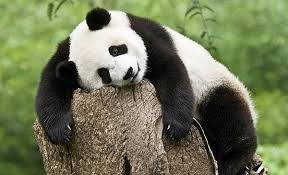
#> input picture Goruntu-isleme/panda.jpeg, 288 x 175 px
$ python 'görüntü_işleme_panda.py'   (older library calls are emulated)
#> lines starting #> are read from the running program, lines starting #| are printed output that depends on the picture; after the words box and inside, x2 and y2 are one past the last pixel; in counts of white or black regions, pixels touching at a corner belong together
"""görüntü_işleme_panda.ipynb

"""

# Gerekli kütüphaneleri içe aktarıyoruz
import numpy as np                          # Sayısal dizi işlemleri için temel kütüphane
import matplotlib.pyplot as plt             # Grafik ve görüntü çizimi için
import matplotlib.gridspec as gridspec      # Karmaşık subplot düzeni için

import cv2                                  # OpenCV — görüntü işlemenin standart kütüphanesi
from PIL import Image, ImageFilter          # Pillow — Python'ın görüntü kütüphanesi
from PIL import ImageEnhance               # Parlaklık/kontrast ayarları için

from scipy import datasets as scd           # Scipy'den gerçek test görüntüleri
from scipy.ndimage import (                 # Scipy ile görüntü filtresi işlemleri
    gaussian_filter,
    sobel,
    median_filter
)

from sklearn.datasets import load_digits    # Sklearn'den el yazısı rakam veri seti
from sklearn.model_selection import train_test_split   # Eğitim/test bölme
from sklearn.preprocessing import StandardScaler        # Özellik normalizasyonu
from sklearn.neighbors import KNeighborsClassifier      # KNN sınıflandırıcı
from sklearn.metrics import classification_report, confusion_matrix  # Değerlendirme

import warnings
warnings.filterwarnings('ignore')           # Gereksiz uyarı mesajlarını gizle

# Matplotlib ayarları — retina ekranlar için yüksek DPI
plt.rcParams['figure.dpi'] = 100
plt.rcParams['font.family'] = 'DejaVu Sans'

print("✅ Tüm kütüphaneler başarıyla yüklendi!")
print(f"   NumPy:      {np.__version__}")
print(f"   OpenCV:     {cv2.__version__}")

# 1. Adım: panda.jpeg resmini yükle ve gri tonlamaya (L modu) çevir
resim_yolu = "panda.jpeg"
img_raw = Image.open(resim_yolu).convert("L")

# 2. Adım: Resmi filtreleme işlemleri için numpy float64 matrisine dönüştür
img_gray = np.array(img_raw).astype(np.float64)

# 3. Adım: Yüklenen pandanın özelliklerini kontrol et
print("--- Panda Resmi Bilgileri ---")
print(f"Çözünürlük (Piksel Sayısı) : {img_gray.shape}")  # Satır x Sütun (Yükseklik x Genişlik)
#| Çözünürlük (Piksel Sayısı) : (175, 288)
print(f"Veri Tipi                  : {img_gray.dtype}")  # float64
#| Veri Tipi                  : float64
print(f"En Karanlık Nokta (Min)    : {img_gray.min()}")
#| En Karanlık Nokta (Min)    : 0.0
print(f"En Aydınlık Nokta (Max)    : {img_gray.max()}")
#| En Aydınlık Nokta (Max)    : 255.0

# 4. Adım: Resmi Ekrana Çizdir
plt.figure(figsize=(6, 6))
plt.imshow(img_gray, cmap="gray")
plt.title("Orijinal Panda Resminiz (Gri Tonlamalı)")
plt.axis("off")  # Kenardaki koordinat çizgilerini kapatır
plt.show()

fig, axes = plt.subplots(1, 2, figsize=(12, 5))

# ── Sol Grafik: Orijinal Panda Resminiz ───────────────────────────────────────
axes[0].imshow(img_gray, cmap="gray")  # Gri tonlama için cmap='gray'
axes[0].set_title(
    f"🐼 Orijinal Panda Resmi\n{img_gray.shape[0]}×{img_gray.shape[1]} px, Gri Tonlama",
    fontsize=11,
)
axes[0].axis("off")  # Eksen çizgilerini gizle

# ── Sağ Grafik: Resmin Piksel Histogramı (Görüntü İşleme İçin Çok Önemlidir) ──
# 2 boyutlu resim matrisini tek boyuta (ravel) döküp piksellerin (0-255 arası) dağılımına bakıyoruz
axes[1].hist(img_gray.ravel(), bins=256, range=(0, 256), color="black", alpha=0.7)
axes[1].set_title("📊 Piksel Yoğunluk Dağılımı (Histogram)", fontsize=11)
axes[1].set_xlabel("Piksel Değeri (0: Siyah, 255: Beyaz)")
axes[1].set_ylabel("Piksel Sayısı")
axes[1].grid(axis="y", linestyle="--", alpha=0.5)

plt.suptitle(
    "📂 Yüklenen Panda Resmi ve Analizi", fontsize=14, fontweight="bold", y=1.05
)
plt.tight_layout()
plt.show()
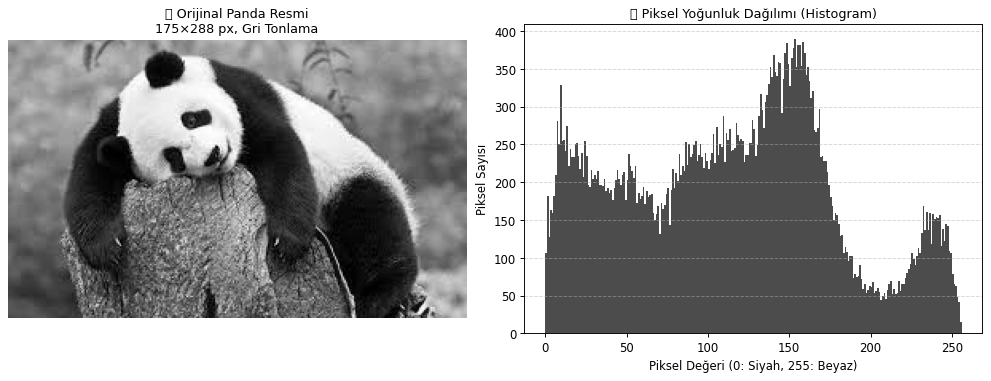
#> figure drawn by matplotlib, 2 panels; panel 2: tallest bar 390 high, from x = 153 to 154

# ── Görüntü boyutunu incele ───────────────────────────────────────────────────
# Gri resimlerde shape sadece (Yükseklik, Genişlik) döndürür.
H, W = img_gray.shape

print("=== Panda Görüntü Boyut Bilgisi ===")
print(f"Yükseklik (H): {H} piksel")    # Satır sayısı
#| Yükseklik (H): 175 piksel
print(f"Genişlik  (W): {W} piksel")    # Sütun sayısı
#| Genişlik  (W): 288 piksel
print(f"Kanal sayısı : 1 (Gri Tonlamalı - Tek Kanal)")
print(f"Toplam piksel: {H * W:,}")     # Gri resimde toplam piksel = H * W
#| Toplam piksel: 50,400
print(f"Veri tipi    : {img_gray.dtype}")   # float64 (filtrelere hazır format)
#| Veri tipi    : float64
print(f"Min değer    : {img_gray.min():.1f}")   # En karanlık piksel (0'a yakın)
#| Min değer    : 0.0
print(f"Max değer    : {img_gray.max():.1f}")   # En parlak piksel (255'e yakın)
#| Max değer    : 255.0
print(f"Ortalama     : {img_gray.mean():.1f}")  # Resmin genel ortalama parlaklığı
#| Ortalama     : 113.6

resim_yolu = "panda.jpeg"
img_color = np.array(Image.open(resim_yolu).convert("RGB")).astype(np.float64)

# 2. Adım: Grafik alanını oluştur (1 satır, 4 sütun)
fig, axes = plt.subplots(1, 4, figsize=(18, 4))

# ── 1. Grafik: Orijinal Görüntü ──────────────────────────────────────────────
# imshow() float64 verileri gösterirken 0-1 aralığı bekler veya uint8 ister.
# Düzgün görünmesi için geçici olarak uint8'e çevirip çizdiriyoruz.
axes[0].imshow(img_color.astype(np.uint8))
axes[0].set_title("🎨 Orijinal Panda (RGB)")
axes[0].axis("off")

# ── 2, 3 ve 4. Grafikler: Kanalları Ayrıştır ──────────────────────────────────
# Renkli resimde: [satır, sütun, kanal_indeksi]
channel_info = [
    (img_color[:, :, 0], "Reds", "R (Kırmızı) Kanalı"),  # İndeks 0 = Red
    (img_color[:, :, 1], "Greens", "G (Yeşil) Kanalı"),  # İndeks 1 = Green
    (img_color[:, :, 2], "Blues", "B (Mavi) Kanalı"),  # İndeks 2 = Blue
]

for ax, (channel, cmap, title) in zip(axes[1:], channel_info):
    ax.imshow(channel, cmap=cmap)  # Tek kanalı ilgili renk haritasıyla göster
    ax.set_title(f"{title}\nOrtalama Parlaklık: {channel.mean():.1f}")
    ax.axis("off")
#> this loop made 3 passes
#> (cmap, title) on passes 1 to 3: ('Reds', 'R (Kırmızı) Kanalı'), ('Greens', 'G (Yeşil) Kanalı'), ('Blues', 'B (Mavi) Kanalı')

plt.suptitle(
    "Panda RGB Kanal Ayrıştırması — Her kanal bağımsız bir gri matrisidir",
    fontsize=13,
    fontweight="bold",
)
plt.tight_layout()
plt.show()

import matplotlib.pyplot as plt

# ── 1. Adım: Dinamik Olarak Koordinatları Belirle ────────────────────────────
H, W, C = img_color.shape  # Pandanın güncel yükseklik ve genişliğini al

mid_h, mid_w = int(H / 2), int(W / 2)  # Merkez piksel koordinatları
max_h, max_w = H - 1, W - 1  # Sağ alt köşe (indeksler 0'dan başladığı için -1)

# ── 2. Adım: Belirli Piksel Değerlerini İncele ────────────────────────────────
print("=== Panda Resminin Belirli Piksellerindeki RGB Değerleri ===")
print(
    f"  Sol üst köşe [0, 0]        : R={img_color[0, 0, 0]:.0f}, G={img_color[0, 0, 1]:.0f}, B={img_color[0, 0, 2]:.0f}"
)
#|   Sol üst köşe [0, 0]        : R=154, G=183, B=103
print(
    f"  Merkez       [{mid_h}, {mid_w}] : R={img_color[mid_h, mid_w, 0]:.0f}, G={img_color[mid_h, mid_w, 1]:.0f}, B={img_color[mid_h, mid_w, 2]:.0f}"
)
#|   Merkez       [87, 144] : R=144, G=130, B=117
print(
    f"  Sağ alt köşe [{max_h}, {max_w}]: R={img_color[max_h, max_w, 0]:.0f}, G={img_color[max_h, max_w, 1]:.0f}, B={img_color[max_h, max_w, 2]:.0f}"
)
#|   Sağ alt köşe [174, 287]: R=168, G=193, B=125

# ── 3. Adım: Pandadan Dinamik Bir Bölge Kırp (Zoom Effect) ────────────────────
# Sabit değerler yerine resmin merkezinden 50x50 piksellik güvenli bir alan kırpalım
r_start_h, r_end_h = mid_h - 25, mid_h + 25
r_start_w, r_end_w = mid_w - 25, mid_w + 25

region = img_color[
    r_start_h:r_end_h, r_start_w:r_end_w
]  # [satır_aralığı, sütun_aralığı]
print(f"\nKırpılan panda bölgesi şekli: {region.shape}")
#| Kırpılan panda bölgesi şekli: (50, 50, 3)

# ── 4. Adım: Görselleştirme ───────────────────────────────────────────────────
fig, (ax1, ax2) = plt.subplots(1, 2, figsize=(10, 4))

# Sol Grafik: Orijinal resim ve üzerine çizilen kırpma kutusu
ax1.imshow(img_color.astype("uint8"))
# Rectangle parametreleri: (Sol alt köşe X, Sol alt köşe Y), Genişlik, Yükseklik
rect = plt.Rectangle(
    (r_start_w, r_start_h),
    50,
    50,
    linewidth=2,
    edgecolor="yellow",
    facecolor="none",
)
ax1.add_patch(rect)  # Sarı kutuyu orijinal resmin üzerine ekle
ax1.set_title("Orijinal Panda — Sarı bölge kırpılacak")
ax1.axis("off")

# Sağ Grafik: Sadece kırpılan (zoom yapılan) bölge
ax2.imshow(region.astype("uint8"))
ax2.set_title(f"Kırpılmış Bölge\n{region.shape[0]}×{region.shape[1]} piksel")
ax2.axis("off")

plt.tight_layout()
plt.show()

import cv2
import matplotlib.pyplot as plt
import numpy as np

# Önceki adımlardan gelen img_color'ın boyutlarını alalım
H, W, C = img_color.shape

# ── 1. Kırpma (Cropping) ──────────────────────────────────────────────────────
# Resmin tam ortasından dikeyde %50, yatayda %50'lik bir alanı dinamik olarak kırpalım
y_start, y_end = int(H * 0.25), int(H * 0.75)
x_start, x_end = int(W * 0.25), int(W * 0.75)

crop = img_color[y_start:y_end, x_start:x_end]
print(f"Kırpma sonrası şekil: {crop.shape}")
#| Kırpma sonrası şekil: (88, 144, 3)

# ── 2. Yeniden Boyutlandırma (Resize) ─────────────────────────────────────────
# Orijinal en-boy oranını korumak için resmi yarı yarıya küçültüp, 1.5 kat büyütebiliriz
img_small = cv2.resize(
    img_color, (int(W * 0.5), int(H * 0.5))
)  # cv2.resize önce Genişlik (W), sonra Yükseklik (H) bekler!
img_large = cv2.resize(img_color, (int(W * 1.5), int(H * 1.5)))
print(f"Küçültülmüş şekil : {img_small.shape}")
#| Küçültülmüş şekil : (87, 144, 3)
print(f"Büyütülmüş şekil  : {img_large.shape}")
#| Büyütülmüş şekil  : (262, 432, 3)

# ── 3. Döndürme (Rotation) ────────────────────────────────────────────────────
# OpenCV fonksiyonları float64 ile çalışırken uint8 girdiler bekleyebilir, o yüzden güvenli dönüşüm yapıyoruz
img_uint8 = img_color.astype(np.uint8)
#> img_uint8 is the input picture: shape (175, 288, 3); mean R, G, B 112.7, 119.3, 86.7
img_bgr = cv2.cvtColor(img_uint8, cv2.COLOR_RGB2BGR)  # RGB → BGR (OpenCV için)

center = (W // 2, H // 2)  # Döndürme merkezi (Genişlik/2, Yükseklik/2)
M = cv2.getRotationMatrix2D(center, 45, 1.0)  # 45 derece döndür, ölçek aynı kalsın
img_rotated_bgr = cv2.warpAffine(img_bgr, M, (W, H))
img_rotated = cv2.cvtColor(
    img_rotated_bgr, cv2.COLOR_BGR2RGB
)  # Tekrar Matplotlib için RGB'ye çevir

# ── 4. Aynalamalar (Flip) ─────────────────────────────────────────────────────
img_flip_h = np.fliplr(img_color)  # Yatay çevirme (Ayna efekti)
img_flip_v = np.flipud(img_color)  # Dikey çevirme (Ters takla efekti)
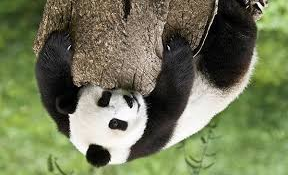
#> img_flip_v: shape (175, 288, 3) float64; mean R, G, B 112.7, 119.3, 86.7

# ── 5. Hepsini Görselleştir ───────────────────────────────────────────────────
fig, axes = plt.subplots(2, 3, figsize=(16, 10))

# 1. Satır: Orijinal, Kırpılmış ve Küçültülmüş Görüntüler
axes[0, 0].imshow(img_color.astype("uint8"))
axes[0, 0].set_title("Orijinal Panda")
axes[0, 0].axis("off")

axes[0, 1].imshow(crop.astype("uint8"))
axes[0, 1].set_title(f"Dinamik Kırpma\n({crop.shape[1]}x{crop.shape[0]})")
axes[0, 1].axis("off")

axes[0, 2].imshow(img_small.astype("uint8"))
axes[0, 2].set_title(f"Küçültülmüş Panda\n({img_small.shape[1]}x{img_small.shape[0]})")
axes[0, 2].axis("off")

# 2. Satır: Döndürülmüş ve Aynalanmış Görüntüler
axes[1, 0].imshow(img_rotated.astype("uint8"))
axes[1, 0].set_title("45° Döndürülmüş Panda")
axes[1, 0].axis("off")

axes[1, 1].imshow(img_flip_h.astype("uint8"))
axes[1, 1].set_title("Yatay Ayna (Sol-Sağ)")
axes[1, 1].axis("off")

axes[1, 2].imshow(img_flip_v.astype("uint8"))
axes[1, 2].set_title("Dikey Ayna (Yukarı-Aşağı)")
axes[1, 2].axis("off")

plt.suptitle(
    "🐼 Panda Resmi Üzerinde Temel Görüntü Manipülasyonları",
    fontsize=14,
    fontweight="bold",
)
plt.tight_layout()
plt.show()
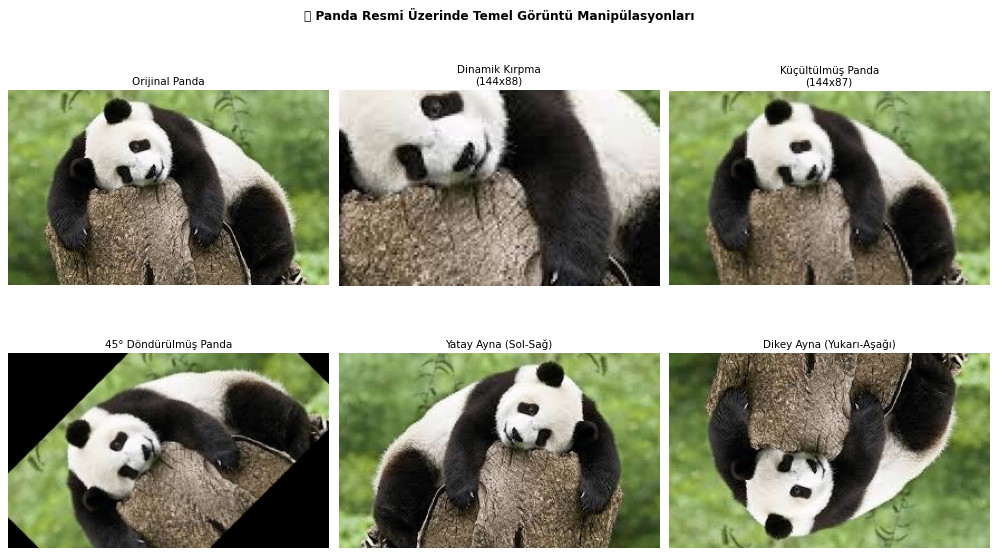
#> figure drawn by matplotlib, 6 panels

import cv2
import matplotlib.pyplot as plt
import numpy as np

# ── 0. Veri Tipi Hazırlığı ────────────────────────────────────────────────────
# OpenCV renk dönüşümleri için img_color'ı uint8 formatına çekiyoruz
img_uint8 = img_color.astype(np.uint8)

# ── 1. RGB → Grayscale Dönüşümü ──────────────────────────────────────────────
# Formül: Gray = 0.2989*R + 0.5870*G + 0.1140*B
gray = cv2.cvtColor(img_uint8, cv2.COLOR_RGB2GRAY)
print("=== Renk Uzayı Boyut Bilgileri ===")
print(f"Grayscale (Gri) Şekli: {gray.shape} (Kanal yok, tek matris)")
#| Grayscale (Gri) Şekli: (175, 288) (Kanal yok, tek matris)

# Manuel hesaplama (img_color float64 olduğu için hassas hesap yapar):
gray_manual = (
    0.2989 * img_color[:, :, 0]
    + 0.5870 * img_color[:, :, 1]
    + 0.1140 * img_color[:, :, 2]
)
# İki yöntem arasındaki maksimum farkı kontrol edelim (Neredeyse 0 olmalı)
diff = abs(gray.astype(float) - gray_manual).max()
#> diff = 0.495
print(f"Manuel ve OpenCV Grayscale maksimum farkı: {diff:.2f}")
#| Manuel ve OpenCV Grayscale maksimum farkı: 0.49

# ── 2. RGB → HSV Dönüşümü ────────────────────────────────────────────────────
# H=Ton (Renk özü), S=Doygunluk (Rengin canlılığı), V=Parlaklık
img_bgr_orig = cv2.cvtColor(img_uint8, cv2.COLOR_RGB2BGR)  # OpenCV BGR ister
hsv = cv2.cvtColor(img_bgr_orig, cv2.COLOR_BGR2HSV)
#> hsv: shape (175, 288, 3); mean H, S, V 33, 79.9, 123.3
print(f"HSV Görüntü Şekli   : {hsv.shape}")
#| HSV Görüntü Şekli   : (175, 288, 3)

# ── 3. RGB → LAB Dönüşümü ────────────────────────────────────────────────────
# L=Aydınlık (Lightness), A=Kırmızı-Yeşil ekseni, B=Sarı-Mavi ekseni
lab = cv2.cvtColor(img_bgr_orig, cv2.COLOR_BGR2LAB)
#> lab: shape (175, 288, 3); mean of channels 0, 1, 2 121.5, 120.2, 144.7
print(f"LAB Görüntü Şekli   : {lab.shape}\n")
#| LAB Görüntü Şekli   : (175, 288, 3)

# ── 4. Görselleştirme ─────────────────────────────────────────────────────────
fig, axes = plt.subplots(2, 4, figsize=(20, 9))

# Üst Satır: Ana Dönüşümler
axes[0, 0].imshow(img_uint8)
axes[0, 0].set_title("RGB — Orijinal Panda")
axes[0, 0].axis("off")

axes[0, 1].imshow(gray, cmap="gray")
axes[0, 1].set_title("Grayscale (Siyah-Beyaz)")
axes[0, 1].axis("off")

axes[0, 2].imshow(hsv[:, :, 0], cmap="hsv")
axes[0, 2].set_title("HSV — Ton (H) Kanalı")
axes[0, 2].axis("off")

axes[0, 3].imshow(lab[:, :, 0], cmap="gray")
axes[0, 3].set_title("LAB — Parlaklık (L) Kanalı")
axes[0, 3].axis("off")

# Alt Satır: Kanalların Detaylı İncelenmesi
axes[1, 0].imshow(hsv[:, :, 0], cmap="hsv")
axes[1, 0].set_title("H — Ton (Renk Dağılımı)")
axes[1, 0].axis("off")

axes[1, 1].imshow(hsv[:, :, 1], cmap="gray")
axes[1, 1].set_title("S — Doyma (Canlılık)")
axes[1, 1].axis("off")

axes[1, 2].imshow(hsv[:, :, 2], cmap="gray")
axes[1, 2].set_title("V — Parlaklık (Işık)")
axes[1, 2].axis("off")

# LAB renk uzayının A kanalı Kırmızı-Yeşil skalasını görselleştirmek için 'RdYlGn'

import cv2
import matplotlib.pyplot as plt
import numpy as np

# ── 1. Adım: Önceki Adımdan Kalan HSV Görüntüsünü Kontrol Et ──────────────────
# hsv matrisinin tanımlı olduğundan emin oluyoruz (uint8 formatında)
img_uint8 = img_color.astype(np.uint8)
img_bgr_orig = cv2.cvtColor(img_uint8, cv2.COLOR_RGB2BGR)
hsv = cv2.cvtColor(img_bgr_orig, cv2.COLOR_BGR2HSV)

# ── 2. Adım: Maskelenecek Renk Aralığını Belirle ──────────────────────────────
# Eğer panda resminde yeşil yapraklar/bambular varsa bu aralık onları yakalar:
lower_green = np.array([35, 40, 40])  # Alt sınır (Ton, Doyma, Parlaklık)
upper_green = np.array([85, 255, 255])  # Üst sınır

# 💡 ALTERNATİF (Eğer yeşil yoksa ve pandanın SİYAH tüylerini maskelemek istersen):
# lower_black = np.array([0, 0, 0])
# upper_black = np.array([180, 255, 50]) # Düşük parlaklık (V) siyahı yakalar
# mask = cv2.inRange(hsv, lower_black, upper_black)

# ── 3. Adım: Maskeyi Oluştur ve Uygula ────────────────────────────────────────
# Belirtilen aralıktaki pikselleri 255 (beyaz), diğerlerini 0 (siyah) yapar
mask = cv2.inRange(hsv, lower_green, upper_green)
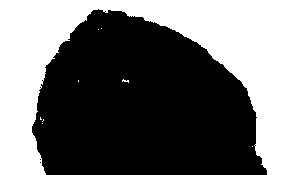
#> mask: shape (175, 288); 41.6% white; 9 white regions (8 under 20 px), largest, box (x1, y1, x2, y2) and area: (0, 0, 288, 175) 20939

# bitwise_and işlemi: Maskedeki beyaz bölgeleri orijinal resimden "kesip" alır
masked_bgr = cv2.bitwise_and(img_bgr_orig, img_bgr_orig, mask=mask)
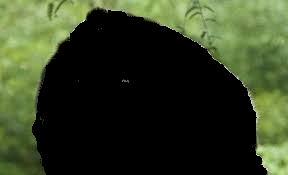
#> masked_bgr: shape (175, 288, 3); mean B, G, R 34.5, 61.3, 50.9
masked_rgb = cv2.cvtColor(
    masked_bgr, cv2.COLOR_BGR2RGB
)  # Matplotlib için tekrar RGB'ye çevir

# ── 4. Adım: Görselleştirme ───────────────────────────────────────────────────
fig, axes = plt.subplots(1, 3, figsize=(15, 4))

# 1. Grafik: Orijinal Görüntü
axes[0].imshow(img_uint8)
axes[0].set_title("Orijinal Panda (RGB)")
axes[0].axis("off")

# 2. Grafik: İksir Maskesi (Siyah-Beyaz Matris)
axes[1].imshow(mask, cmap="gray")
axes[1].set_title("Yeşil Renk Maskesi\n(Beyaz = Yakalanan Bölgeler)")
axes[1].axis("off")

import cv2
import matplotlib.pyplot as plt
import numpy as np

# ── 0. Veri Tipi ve Boyut Hazırlığı ──────────────────────────────────────────
img_uint8 = img_color.astype(np.uint8)
gray = cv2.cvtColor(img_uint8, cv2.COLOR_RGB2GRAY)
H, W = gray.shape

# ── 1. Gri Tonlamalı Histogram Hesaplama ──────────────────────────────────────
hist_gray, bins = np.histogram(gray.flatten(), 256, [0, 256])
#> hist_gray = 256 values, max 390 at index 153, min 15 at index 255, mean 196.9; bins = 257 values from 0 to 256

# ── 2. Histogram Eşitleme İçin Dinamik Bölge Seçimi ───────────────────────────
# Sabit koordinatlar yerine, pandanın merkezinden dinamik bir bölge seçiyoruz.
# Genelde bu bölge kontrast iyileştirmesini test etmek için harika bir örnektir.
y_start, y_end = int(H * 0.3), int(H * 0.7)
x_start, x_end = int(W * 0.2), int(W * 0.6)

dark_region = img_uint8[y_start:y_end, x_start:x_end]
dark_gray = cv2.cvtColor(dark_region, cv2.COLOR_RGB2GRAY)
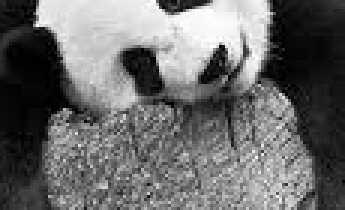
#> dark_gray: shape (70, 115) (shown 3 times larger); min 0, max 255, mean 106.6

# Histogram Eşitleme: Kontrastı otomatik olarak maksimize eder
equalized = cv2.equalizeHist(dark_gray)
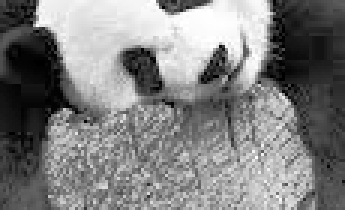
#> equalized: shape (70, 115) (shown 3 times larger); min 0, max 255, mean 127.5

# ── 3. Görselleştirme Matrisi (2 satır, 3 sütun) ──────────────────────────────
fig = plt.figure(figsize=(16, 8))

# Sol Üst: Orijinal Renkli Panda
ax1 = fig.add_subplot(2, 3, 1)
ax1.imshow(img_uint8)
ax1.set_title("Orijinal Görüntü (RGB)")
ax1.axis("off")

# Sol Alt: Gri Tonlamalı Panda
ax2 = fig.add_subplot(2, 3, 4)
ax2.imshow(gray, cmap="gray")
ax2.set_title("Gri Görüntü (Grayscale)")
ax2.axis("off")

# Orta Üst: Gri Histogram Eğrisi
ax3 = fig.add_subplot(2, 3, 2)
ax3.plot(hist_gray, color="gray", linewidth=1.5)  # Histogram eğrisi
ax3.fill_between(
    range(256), hist_gray, alpha=0.3, color="gray"
)  # Eğrinin altını doldur
ax3.set_title("Gri Histogram Dağılımı")
ax3.set_xlabel("Piksel Değeri (0:Siyah - 255:Beyaz)")
ax3.set_ylabel("Piksel Sayısı")
ax3.set_xlim([0, 256])
ax3.grid(axis="y", linestyle="--", alpha=0.5)

# Orta Alt: RGB Kanallarının Ayrı Ayrı Histogramları
ax4 = fig.add_subplot(2, 3, 5)
colors = ["red", "green", "blue"]
channel_names = ["Kırmızı (R) Kanalı", "Yeşil (G) Kanalı", "Mavi (B) Kanalı"]

for i, (color, name) in enumerate(zip(colors, channel_names)):
    # Her bir renk katmanını tek boyuta indirgeyip histogramını çıkarıyoruz
    hist_c, _ = np.histogram(img_uint8[:, :, i].flatten(), 256, [0, 256])
    ax4.plot(hist_c, color=color, alpha=0.6, linewidth=1.5, label=name)

ax4.set_title("RGB Kanalları Dağılımı")
ax4.set_xlabel("Piksel Değeri (0-255)")
ax4.set_xlim([0, 256])
ax4.legend(fontsize=9)
ax4.grid(axis="y", linestyle="--", alpha=0.5)

# Sağ Üst: Seçilen Orijinal Bölge
ax5 = fig.add_subplot(2, 3, 3)
ax5.imshow(dark_gray, cmap="gray")
ax5.set_title(f"Seçilen Bölge (Orijinal)\nBoyut: {dark_gray.shape[1]}x{dark_gray.shape[0]}")
ax5.axis("off")

# Sağ Alt: Histogram Eşitleme Sonucu
ax6 = fig.add_subplot(2, 3, 6)
ax6.imshow(equalized, cmap="gray")
ax6.set_title("Histogram Eşitleme Sonrası\n(Dengelenmiş Kontrast)")
ax6.axis("off")

plt.suptitle(
    "🐼 Panda Resmi Histogram Analizi ve Kontrast İyileştirme",
    fontsize=14,
    fontweight="bold",
)
plt.tight_layout()
# Supatitle'ın grafiklerin üstüne binmesini engellemek için küçük bir boşluk payı
plt.subplots_adjust(top=0.90)
plt.show()
#> (the rest of the program and of its run is left out)
